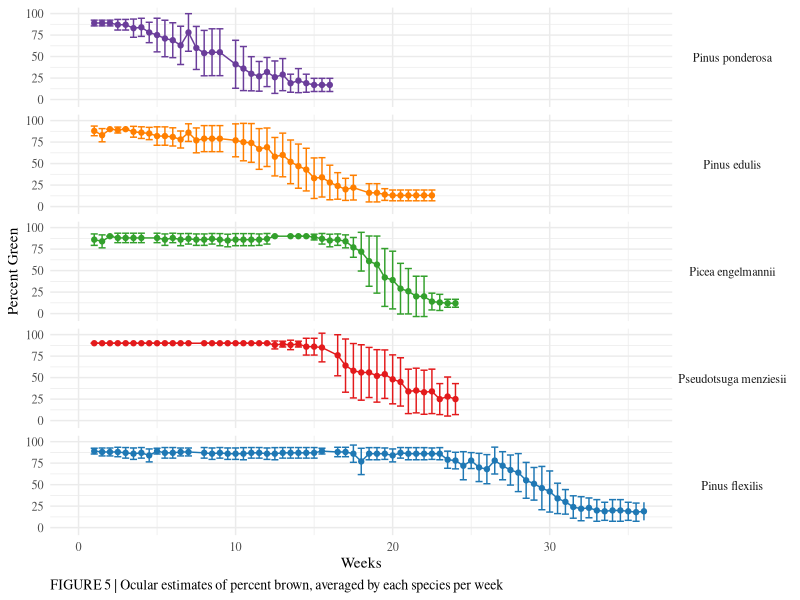

Write the R code that produced this figure.
#Data viz - percent brown
#Alexandra Lalor
#allielalor@arizona.edu
#allielalor@gmail.com
#First created: 2022-12-10
#Last updated: 2022-12-10

#load packages
library(tidyverse)
library(RColorBrewer)

#read csvs
Phase1_Data_All <- read_csv("data_analysis/Phase1_Data_All.csv")
#Phase1_Data_PercentBrown  <- read_csv("data_analysis/Phase1_Data_PercentBrown.csv")
#Phase1_Data_PercentBrown_Avg  <- read_csv("data_analysis/Phase1_Data_PercentBrown_Avg.csv")

#filter NAs
Phase1_Data_All_pb <- Phase1_Data_All %>% 
  filter(!is.na(PercentBrown_Est)) %>% 
  mutate(PercentGreen_Est = 100 - PercentBrown_Est)

#average data 
Phase1_Data_All_pb <- Phase1_Data_All_pb %>%
  group_by(ScientificName, Species, Treatment_temp, Treatment_water, Week) %>%
  summarize(SampleSize_Weekly_PercentBrown = mean(SampleSize_Weekly_PercentBrown),
            Dead_Count = sum(Dead_Count),
            PercentBrown = round(mean(PercentBrown, na.rm = T), digits = 0),
            PercentBrown_Est = round(mean(PercentBrown_Est, na.rm = T), digits = 0),
            PercentGreen_Est = round(mean(PercentGreen_Est, na.rm = T), digits = 0),
            SD_PercentBrown = mean(SD_PercentBrown, na.rm = T))

#legend
Phase1_Data_All_pb <- Phase1_Data_All_pb %>%
  mutate(Legend = ScientificName)
Phase1_Data_All_pb$Legend <- as.factor(Phase1_Data_All_pb$Legend)
Phase1_Data_All_pb <-
  transform(Phase1_Data_All_pb, Legend = factor(Legend, levels = c("Pinus ponderosa", "Pinus edulis", "Picea engelmannii", "Pseudotsuga menziesii", "Pinus flexilis")))
levels(Phase1_Data_All_pb$Legend)

#filter data
Phase1_Data_All_pb <- Phase1_Data_All_pb %>% 
  filter(Treatment_temp == "Ambient", Treatment_water == "Drought")

#define custom color scale
myColorsPaired <- c("#6A3D9A", "#CAB2D6", "#FF7F00", "#FDBF6F",  "#33A02C", "#B2DF8A", "#E31A1C", "#FB9A99", "#1F78B4", "#A6CEE3")
myColorsDark <- c("#6A3D9A", "#FF7F00", "#33A02C", "#E31A1C", "#1F78B4")
myColorsLight <- c("#CAB2D6", "#FDBF6F", "#B2DF8A", "#FB9A99", "#A6CEE3")
names(myColorsPaired) <- levels(Phase1_Data_All_pb$Legend)
names(myColorsDark) <- levels(Phase1_Data_All_pb$Legend)
names(myColorsLight) <- levels(Phase1_Data_All_pb$Legend)

custom_colors <- scale_colour_manual(values = myColorsDark)
custom_colors_fill <- scale_fill_manual(values = myColorsDark)


#Graph
Phase1_Data_All_pb %>% 
  ggplot(aes(x = Week,
             y = PercentGreen_Est,
             color = Legend)) +
  geom_point() +
  #scale_y_reverse() +
  geom_line() +
  geom_errorbar(aes(x = Week,
                    ymin = (PercentGreen_Est - SD_PercentBrown),
                    ymax = (PercentGreen_Est + SD_PercentBrown))) +
  # geom_segment(aes(x = 0, xend = 36,
  #                  y = 90, yend = 90),
  #              color = "grey",
  #              linetype = "solid",
  #              size = 0.8) +
  xlim(0, 36) +
  facet_grid(Legend~.) +
  xlab("Weeks") +
  ylab("Percent Green") +
  labs(caption = "FIGURE 5 | Ocular estimates of percent brown, averaged by each species per week") +
  custom_colors +
  theme_minimal() +
  theme(legend.position="none",
        text = element_text(family = "serif"),
        strip.text.y = element_text(angle = 0),
        plot.caption = element_text(hjust = 0,
                                    family = "serif",
                                    #face = "bold",
                                    size = 10))

